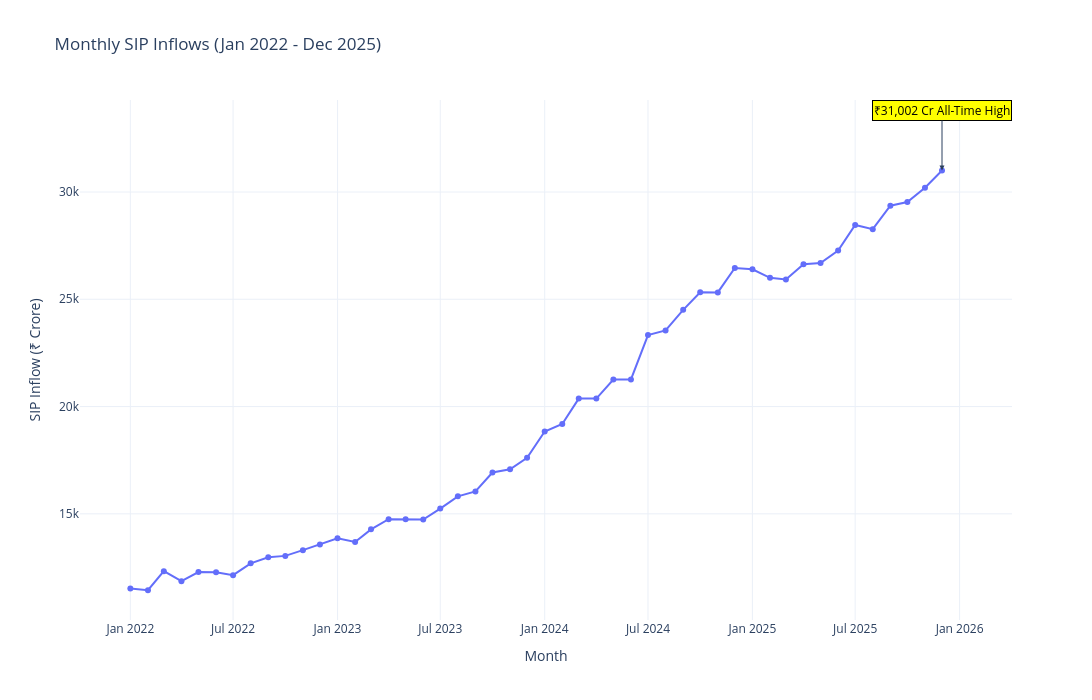

Notebook code cell kept with this figure:
### Code cell
import pandas as pd
import plotly.express as px

# Load dataset
df = pd.read_csv("../data/raw/04_monthly_sip_inflows.csv")

# Convert month column to datetime
df["month"] = pd.to_datetime(df["month"])

# Filter data from Jan 2022 to Dec 2025
df = df[
    (df["month"] >= "2022-01-01") &
    (df["month"] <= "2025-12-31")
]

# Create line chart
fig = px.line(
    df,
    x="month",
    y="sip_inflow_crore",
    title="Monthly SIP Inflows (Jan 2022 - Dec 2025)",
    markers=True
)

# Get Dec 2025 record
dec_2025 = df[df["month"] == "2025-12-01"]

# Annotate the all-time high
fig.add_annotation(
    x=dec_2025["month"].iloc[0],
    y=dec_2025["sip_inflow_crore"].iloc[0],
    text="₹31,002 Cr All-Time High",
    showarrow=True,
    arrowhead=2,
    ax=0,
    ay=-60,
    bgcolor="yellow",
    bordercolor="black",
    font=dict(size=12, color="black")
)

# Update layout
fig.update_layout(
    xaxis_title="Month",
    yaxis_title="SIP Inflow (₹ Crore)",
    hovermode="x unified",
    template="plotly_white",
    width=1200,
    height=700
)

# Show graph
fig.show()

### Figure 1 — Plotly figure (JSON) as saved in the notebook; plotly's stock layout.template omitted (floating-point values rounded to 4 significant figures)
{"data": [{"hovertemplate": "month=%{x}<br>sip_inflow_crore=%{y}<extra></extra>", "legendgroup": "", "line": {"color": "#636efa", "dash": "solid"}, "marker": {"symbol": "circle"}, "mode": "lines+markers", "name": "", "orientation": "v", "showlegend": false, "type": "scatter", "x": ["2022-01-01T00:00:00.000000", "2022-02-01T00:00:00.000000", "2022-03-01T00:00:00.000000", "2022-04-01T00:00:00.000000", "2022-05-01T00:00:00.000000", "2022-06-01T00:00:00.000000", "2022-07-01T00:00:00.000000", "2022-08-01T00:00:00.000000", "2022-09-01T00:00:00.000000", "2022-10-01T00:00:00.000000", "2022-11-01T00:00:00.000000", "2022-12-01T00:00:00.000000", "2023-01-01T00:00:00.000000", "2023-02-01T00:00:00.000000", "2023-03-01T00:00:00.000000", "2023-04-01T00:00:00.000000", "2023-05-01T00:00:00.000000", "2023-06-01T00:00:00.000000", "2023-07-01T00:00:00.000000", "2023-08-01T00:00:00.000000", "2023-09-01T00:00:00.000000", "2023-10-01T00:00:00.000000", "2023-11-01T00:00:00.000000", "2023-12-01T00:00:00.000000", "2024-01-01T00:00:00.000000", "2024-02-01T00:00:00.000000", "2024-03-01T00:00:00.000000", "2024-04-01T00:00:00.000000", "2024-05-01T00:00:00.000000", "2024-06-01T00:00:00.000000", "2024-07-01T00:00:00.000000", "2024-08-01T00:00:00.000000", "2024-09-01T00:00:00.000000", "2024-10-01T00:00:00.000000", "2024-11-01T00:00:00.000000", "2024-12-01T00:00:00.000000", "2025-01-01T00:00:00.000000", "2025-02-01T00:00:00.000000", "2025-03-01T00:00:00.000000", "2025-04-01T00:00:00.000000", "2025-05-01T00:00:00.000000", "2025-06-01T00:00:00.000000", "2025-07-01T00:00:00.000000", "2025-08-01T00:00:00.000000", "2025-09-01T00:00:00.000000", "2025-10-01T00:00:00.000000", "2025-11-01T00:00:00.000000", "2025-12-01T00:00:00.000000"], "xaxis": "x", "y": [11517, 11438, 12328, 11863, 12286, 12276, 12140, 12694, 12976, 13040, 13306, 13573, 13856, 13687, 14276, 14749, 14749, 14734, 15245, 15814, 16042, 16928, 17073, 17610, 18838, 19187, 20371, 20371, 21262, 21262, 23332, 23547, 24509, 25323, 25320, 26459, 26400, 25999, 25926, 26632, 26688, 27274, 28464, 28265, 29361, 29529, 30200, 31002], "yaxis": "y"}], "layout": {"annotations": [{"arrowhead": 2, "ax": 0, "ay": -60, "bgcolor": "yellow", "bordercolor": "black", "font": {"color": "black", "size": 12}, "showarrow": true, "text": "₹31,002 Cr All-Time High", "x": "2025-12-01T00:00:00", "y": 31002}], "height": 700, "hovermode": "x unified", "legend": {"tracegroupgap": 0}, "title": {"text": "Monthly SIP Inflows (Jan 2022 - Dec 2025)"}, "width": 1200, "xaxis": {"anchor": "y", "domain": [0, 1], "title": {"text": "Month"}}, "yaxis": {"anchor": "x", "domain": [0, 1], "title": {"text": "SIP Inflow (₹ Crore)"}}}}
